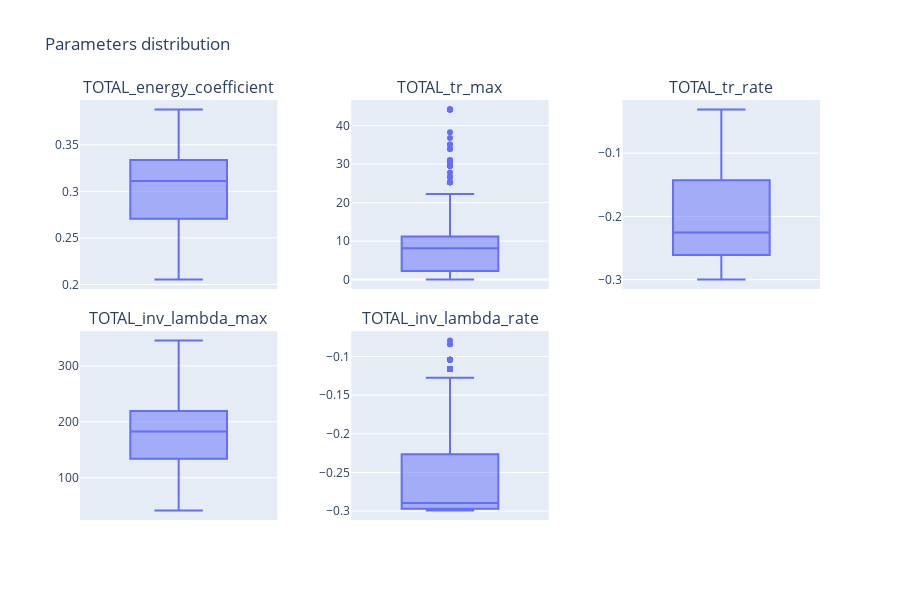

Notebook code for this chart:
### Code cell
viewer.box_plot(3, nbest=1000)

### Figure 1 — Plotly figure (JSON) as saved in the notebook; plotly's stock layout.template omitted (floating-point values rounded to 4 significant figures; data arrays with more than 128 entries replaced by an {"elided": "..."} marker saying what was removed)
{"data": [{"alignmentgroup": "True", "hovertemplate": "TOTAL_energy_coefficient=%{y}<extra></extra>", "legendgroup": "", "marker": {"color": "#636efa"}, "name": "", "notched": false, "offsetgroup": "", "orientation": "v", "showlegend": false, "type": "box", "x0": " ", "xaxis": "x", "y": {"elided": "1000 float values"}, "y0": " ", "yaxis": "y"}, {"alignmentgroup": "True", "hovertemplate": "TOTAL_tr_max=%{y}<extra></extra>", "legendgroup": "", "marker": {"color": "#636efa"}, "name": "", "notched": false, "offsetgroup": "", "orientation": "v", "showlegend": false, "type": "box", "x0": " ", "xaxis": "x2", "y": {"elided": "1000 float values"}, "y0": " ", "yaxis": "y2"}, {"alignmentgroup": "True", "hovertemplate": "TOTAL_tr_rate=%{y}<extra></extra>", "legendgroup": "", "marker": {"color": "#636efa"}, "name": "", "notched": false, "offsetgroup": "", "orientation": "v", "showlegend": false, "type": "box", "x0": " ", "xaxis": "x3", "y": {"elided": "1000 float values"}, "y0": " ", "yaxis": "y3"}, {"alignmentgroup": "True", "hovertemplate": "TOTAL_inv_lambda_max=%{y}<extra></extra>", "legendgroup": "", "marker": {"color": "#636efa"}, "name": "", "notched": false, "offsetgroup": "", "orientation": "v", "showlegend": false, "type": "box", "x0": " ", "xaxis": "x4", "y": {"elided": "1000 float values"}, "y0": " ", "yaxis": "y4"}, {"alignmentgroup": "True", "hovertemplate": "TOTAL_inv_lambda_rate=%{y}<extra></extra>", "legendgroup": "", "marker": {"color": "#636efa"}, "name": "", "notched": false, "offsetgroup": "", "orientation": "v", "showlegend": false, "type": "box", "x0": " ", "xaxis": "x5", "y": {"elided": "1000 float values"}, "y0": " ", "yaxis": "y5"}], "layout": {"annotations": [{"font": {"size": 16}, "showarrow": false, "text": "TOTAL_energy_coefficient", "x": 0.1333, "xanchor": "center", "xref": "paper", "y": 1, "yanchor": "bottom", "yref": "paper"}, {"font": {"size": 16}, "showarrow": false, "text": "TOTAL_tr_max", "x": 0.5, "xanchor": "center", "xref": "paper", "y": 1, "yanchor": "bottom", "yref": "paper"}, {"font": {"size": 16}, "showarrow": false, "text": "TOTAL_tr_rate", "x": 0.8667, "xanchor": "center", "xref": "paper", "y": 1, "yanchor": "bottom", "yref": "paper"}, {"font": {"size": 16}, "showarrow": false, "text": "TOTAL_inv_lambda_max", "x": 0.1333, "xanchor": "center", "xref": "paper", "y": 0.45, "yanchor": "bottom", "yref": "paper"}, {"font": {"size": 16}, "showarrow": false, "text": "TOTAL_inv_lambda_rate", "x": 0.5, "xanchor": "center", "xref": "paper", "y": 0.45, "yanchor": "bottom", "yref": "paper"}], "height": 600, "title": {"text": "Parameters distribution"}, "width": 900, "xaxis": {"anchor": "y", "domain": [0, 0.2667]}, "xaxis2": {"anchor": "y2", "domain": [0.3667, 0.6333]}, "xaxis3": {"anchor": "y3", "domain": [0.7333, 1]}, "xaxis4": {"anchor": "y4", "domain": [0, 0.2667]}, "xaxis5": {"anchor": "y5", "domain": [0.3667, 0.6333]}, "xaxis6": {"anchor": "y6", "domain": [0.7333, 1]}, "yaxis": {"anchor": "x", "domain": [0.55, 1]}, "yaxis2": {"anchor": "x2", "domain": [0.55, 1]}, "yaxis3": {"anchor": "x3", "domain": [0.55, 1]}, "yaxis4": {"anchor": "x4", "domain": [0, 0.45]}, "yaxis5": {"anchor": "x5", "domain": [0, 0.45]}, "yaxis6": {"anchor": "x6", "domain": [0, 0.45]}}}
